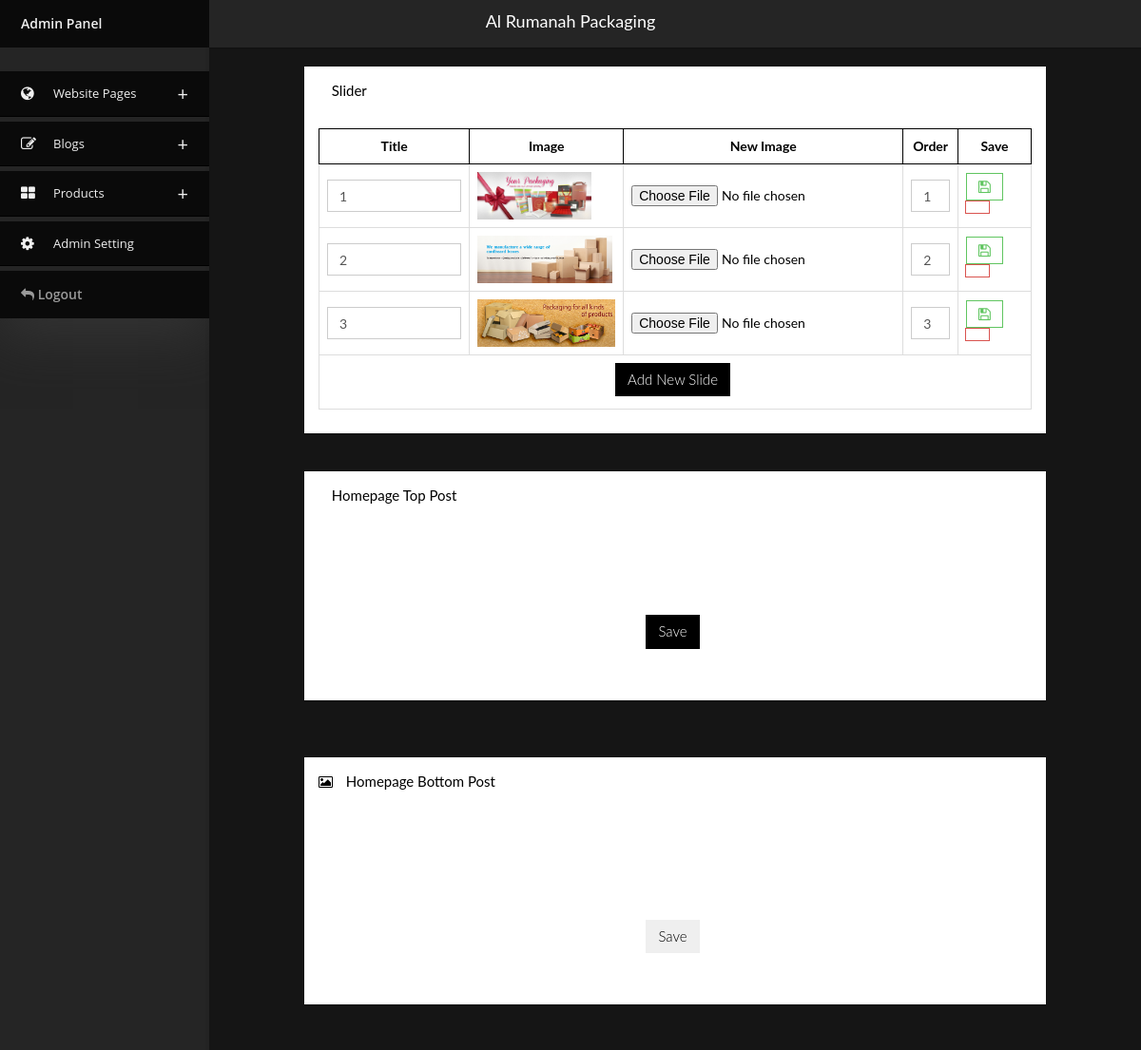
/admin757/index.php (signed in), run on the app's committed database.
### tables this page shows
CREATE TABLE IF NOT EXISTS `contact` (
  `id` int(11) NOT NULL AUTO_INCREMENT,
  `sitename` text,
  `logo` text,
  `phone` text,
  `email` text,
  `address` text,
  `gmaps` text,
  `cover` text,
  `post` text,
  `fpost` text,
  `facebook` text,
  `twitter` text,
  `insta` text,
  `youtube` text,
  PRIMARY KEY (`id`)
);

CREATE TABLE IF NOT EXISTS `slider` (
  `id` int(11) NOT NULL AUTO_INCREMENT,
  `name` text,
  `img` text,
  `ordr` int(11) DEFAULT NULL,
  PRIMARY KEY (`id`)
);

### admin757/index.php (the view, shortened to what this page needs)
<html>
<head>
  <?php include('include/head.php') ?>
  <?php if(empty( $_GET['page_name'])) $link = 'Null' ?>
</head>
<body onload="showtoast()" class="page-header-fixed bg-1 sidebar-nav">
  <div class="modal-shiftfix">
    <?php include('include/header.php') ?>
    <div class="container-fluid main-content">
      <div class="row">
        <div class="col-lg-1">
        </div>
        <div class="col-lg-10">
          <div class="widget-container fluid-height clearfix">
            <div class="heading" style="text-transform: capitalize;">
              <i class="fa fa-images"></i> Slider
            </div>
            <div class="widget-content padded clearfix">
              <table class="table table-bordered">
                <thead>
                  <th>
                   Title
                 </th>
                 <th>
                  Image
                </th>
                <th>
                  New Image
                </th>
                <th style="max-width: 60px;">
                  Order
                </th>
                <th class="hidden-xs">
                  Save
                </th>
              </thead>
              <tbody>
                <?php
                $rows =mysqli_query($con,"SELECT * FROM slider  ORDER BY ordr" ) or die(mysqli_error($con));
                $n=0;
                while($row=mysqli_fetch_array($rows)){
                  $name = $row['name'];
                  $img = $row['img'];
                  $ordr = $row['ordr'];
                  $id = $row['id'];
                  ?>
                  <form method="post" action="" enctype="multipart/form-data">
                    <tr>
                      <td>
                        <input type="text" class="form-control" name="name<?php echo $n ?>" value="<?php echo $name ?>">
                      </td>
                      <td>
                        <img src="../images/slider/<?php echo $img ?>" style="max-height: 50px" ?>
                      </td>
                      <td>
                        <input  id="ccatimg1"  type="file" name="img<?php echo $n ?>">
                      </td>
                      <td  style="max-width: 60px;">
                        <input required="" type="text" class="form-control" name="ordr<?php echo $n ?>" value="<?php echo $ordr ?>">
                      </td>
                      <td>
                        <div class="btn-group">
                          <button type="submit" name="savecat<?php echo $n ?>" class="btn btn-success-outline" value="<?php echo $id ?>"> <i class="fa fa-save"></i></button>
                          <button type="submit" name="delcat<?php echo $n ?>" class="btn btn-danger-outline" value="<?php echo $id ?>"> <i class="fa fa-trash-alt"></i></button>
                        </div>
                      </td>
                    </tr>
                  </form>
                  <?php $n++; } ?>
                  <tr>
                    <td colspan="5" class="text-center">
                      <button type="button" class="btn btn-primary" data-toggle="modal" data-target="#exampleModal">
                        Add New Slide
                      </button>
                    </td>
                  </tr>
                </tbody>
              </table>
            </div>
          </div>
        </div>
      </div>
    </div>
    <div class="container-fluid main-content">
      <div class="row">
        <div class="col-lg-1">
        </div>
        <div class="col-lg-10">
          <div class="widget-container fluid-height clearfix">
            <div class="heading" style="text-transform: capitalize;">
              <i class="fa fa-image-polaroid"></i> Homepage Top Post
            </div>
            <div class="widget-content padded clearfix">
              <form action="" method="post" enctype="multipart/form-data">
                <div class="row">
                  <div class="col-md-12" style="max-height: 400px; overflow: auto;">
                  </div>
                </div>
                <center>
                  <br>
                  <input type="submit" name="submitpost" value="Save" class="btn btn-primary">
                </center>
              </form>
              <br>
            </div>
          </div>
        </div>
      </div>
    </div>
    <br>
    <div class="container-fluid main-content">
      <div class="row">
        <div class="col-lg-1">
        </div>
        <div class="col-lg-10">
          <div class="widget-container fluid-height clearfix">
            <div class="heading" style="text-transform: capitalize;">
              <i class="fa fa-image"></i> Homepage Bottom Post
            </div>
            <div class="widget-content padded clearfix">
              <form action="" method="post" enctype="multipart/form-data">
                <div class="row">
                  <div class="col-md-12">
                    <br>
                    <center>
                      <br>
                    </center>
                  </div>
                </div>
                <center>
                  <br>
                  <input type="submit" name="submitvid" value="Save" class="btn">
                </center>
                <br>
              </form>
            </div>
          </div>
        </div>
      </div>
    </div>
      <div class="space">
      </div>
    </div>
  </body>
  </html>

### admin757/include/header.php (shortened to what this page needs)
<div class="navbar navbar-fixed-top">
    <div class="text-center sitetext">  <?php echo $sitename ?>  </div>
    <div class="container-fluid main-nav clearfix">
    <div class="nav-collapse">
      <ul class="nav">
        <div id="jquery-accordion-menu" class="jquery-accordion-menu black">
        <div class="jquery-accordion-menu-header" style="margin-bottom: 25px;">Admin Panel</div>
        <ul>
          <li><a href="#"><i class="fa fa-globe"></i>Website Pages </a>
          </li>
  <li><a href="#"><i class="fa fa-edit"></i>Blogs </a>
          </li>
          <li><a href="#"><i class="fa fa-th-large"></i>Products  </a>
          </li>
          <li><a <?php if($link=='manages') echo'class="active"'?> href="manages"><i class="fa fa-cog"></i>Admin Setting </a></li>
        </ul>
        <div class="jquery-accordion-menu-footer"><a style="color: #999" href="logout.php"> <i class="fa fa-mail-reply  "></i> Logout </a> </div>
      </div>
      </ul>
    </div>
  </div>
</div>

### admin757/newadmin/menu.css (style rules this page uses)
* { box-sizing:border-box; -moz-box-sizing:border-box; -webkit-box-sizing:border-box; }
body { background: #f0f0f0; }
.jquery-accordion-menu,.jquery-accordion-menu { font-family:'Open Sans',sans-serif;box-sizing:border-box;-moz-box-sizing:border-box;-webkit-box-sizing:border-box;outline:0 }
.jquery-accordion-menu { min-width:260px;float:left;position:relative;box-shadow:0 20px 50px #333 }
.jquery-accordion-menu .jquery-accordion-menu-footer,.jquery-accordion-menu .jquery-accordion-menu-header { width:100%;height:50px;padding-left:22px;float:left;line-height:50px;font-weight:600;color:#f0f0f0;background:#414956 }
.jquery-accordion-menu ul { margin:0;padding:0;list-style:none }
.jquery-accordion-menu ul li { width:100%;display:block;float:left;position:relative }
.jquery-accordion-menu ul li a { width:100%;padding:14px 22px;float:left;text-decoration:none;color:#f0f0f0;font-size:13px;background:#414956;white-space:nowrap;position:relative;overflow:hidden;-o-transition:color .2s linear,background .2s linear;-moz-transition:color .2s linear,background .2s linear;-webkit-transition:color .2s linear,background .2s linear;transition:color .2s linear,background .2s linear }
.jquery-accordion-menu>ul>li>a { border-bottom:solid 1px #3b424d }
.jquery-accordion-menu ul li a i { width:34px;float:left;line-height:18px;font-size:16px;text-align:left }
.black.jquery-accordion-menu .jquery-accordion-menu-footer,.black.jquery-accordion-menu .jquery-accordion-menu-header,.black.jquery-accordion-menu ul li a { background:#292929 }
.black.jquery-accordion-menu>ul>li>a { border-bottom-color:#222 }

### admin757/custom.css (style rules this page uses)
:root { --theme-color: #000; --theme-text: #fff; --text-color: #000; --hover-color: #7d0000; }
a { color:var(--theme-color); }
.form-control { border-radius:0px; }
.btn { border-radius:0px; }
.btn { font-size: 15px; }
table { width: 100%; }
.space { height: 400px; }
.table > thead > tr > th { border: 1px solid var(--theme-color) !important; text-align: center; }
.sitetext { padding: 10px; color: #fff; font-size: 18px; }
body.sidebar-nav .navbar .container-fluid.main-nav { background: #252525; }
body.sidebar-nav .navbar .container-fluid.main-nav { padding-top: 0px; }
.jquery-accordion-menu { min-width: 200; }
body.sidebar-nav .navbar { height: 50px !important; background: #252525; }
body.bg-1 { background: #151515; }
body.sidebar-nav .navbar .container-fluid.main-nav .nav-collapse .nav { padding-left: 0px; text-align: left; }
.black.jquery-accordion-menu .jquery-accordion-menu-footer, .black.jquery-accordion-menu .jquery-accordion-menu-header, .black.jquery-accordion-menu ul li a { background: #0a0a0a; }
.black.jquery-accordion-menu>ul>li>a { border-bottom-color: var(--theme-color); }

### data on the page
contact: sitename "Al Rumanah Packaging"
slider: name "1", img (picture), ordr "1", $id 29 (drawn)
slider: name1 "2", img (picture), ordr "2", $id 30 (drawn)
slider: name "3", img (picture), ordr "3", $id 31 (drawn)
